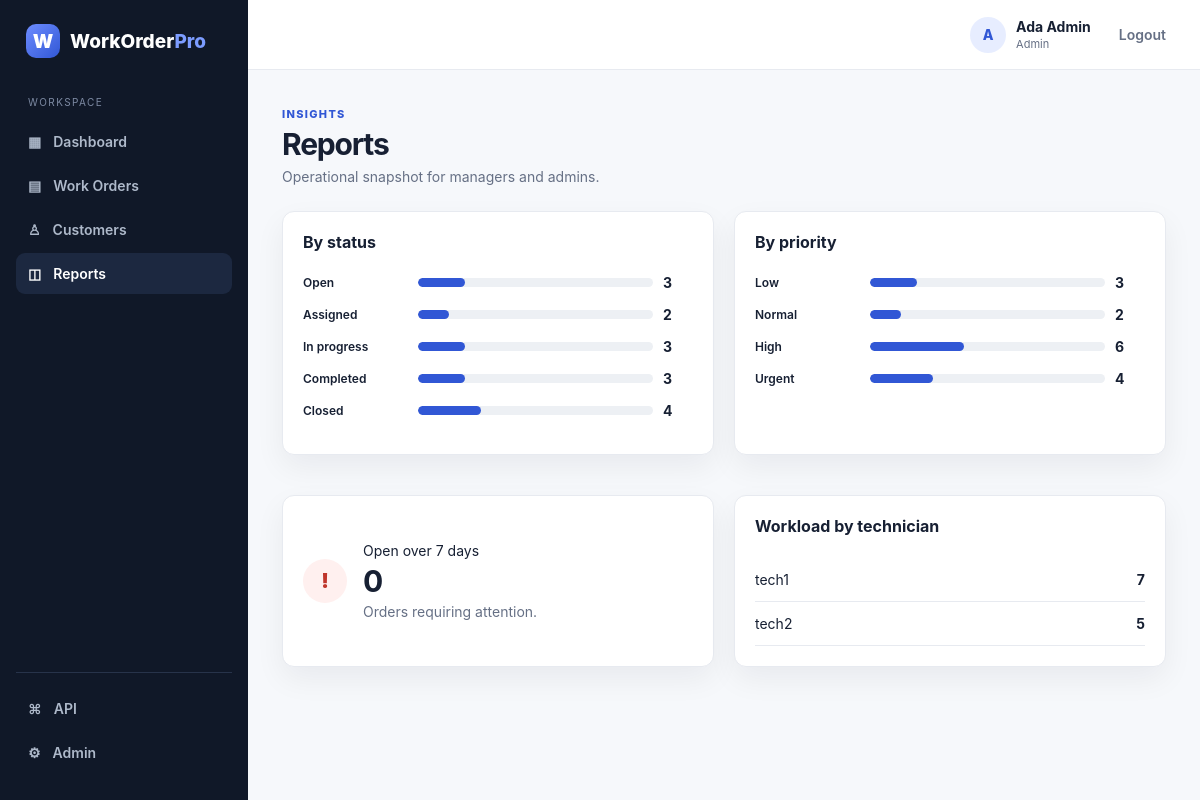
The app's page /app/reports/ (signed in) with its own data.
### service/models.py (models this page shows, shortened)
class WorkOrder(models.Model):
    class Priority(models.TextChoices):
        LOW = ("LOW", "Low")
        NORMAL = ("NORMAL", "Normal")
        HIGH = ("HIGH", "High")
        URGENT = ("URGENT", "Urgent")
    class Status(models.TextChoices):
        OPEN = ("OPEN", "Open")
        ASSIGNED = ("ASSIGNED", "Assigned")
        IN_PROGRESS = ("IN_PROGRESS", "In progress")
        COMPLETED = ("COMPLETED", "Completed")
        CLOSED = ("CLOSED", "Closed")
    title = models.CharField(max_length=180)
    description = models.TextField()
    customer = models.ForeignKey(
        settings.AUTH_USER_MODEL,
        on_delete=models.PROTECT,
        related_name="service_requests",
    )
    technician = models.ForeignKey(
        settings.AUTH_USER_MODEL,
        on_delete=models.PROTECT,
        null=True,
        blank=True,
        related_name="assigned_work_orders",
    )
    priority = models.CharField(max_length=8, choices=Priority.choices)
    status = models.CharField(max_length=12, choices=Status.choices, default=Status.OPEN)
    location = models.CharField(max_length=240, blank=True)
    created_at = models.DateTimeField(auto_now_add=True)
    updated_at = models.DateTimeField(auto_now=True)
    completed_at = models.DateTimeField(null=True, blank=True)
    closed_at = models.DateTimeField(null=True, blank=True)
    class Meta:
        ordering = ["-created_at"]
        indexes = [
            models.Index(fields=["status", "priority"]),
            models.Index(fields=["customer", "created_at"]),
            models.Index(fields=["technician", "status"]),
        ]

### service/ui_views.py (the view)
# urls.py: path("reports/", ui_views.reports, name="reports"),
@login_required
def reports(request):
    if not is_manager(request.user):
        return HttpResponseForbidden("Reports are restricted to managers and admins.")
    qs = WorkOrder.objects.all()
    by_status = [(label, qs.filter(status=value).count()) for value, label in WorkOrder.Status.choices]
    by_priority = [(label, qs.filter(priority=value).count()) for value, label in WorkOrder.Priority.choices]
    overdue = qs.filter(status__in=["OPEN", "ASSIGNED", "IN_PROGRESS"], created_at__lt=timezone.now() - timedelta(days=7)).count()
    by_tech = list(qs.filter(technician__isnull=False).values("technician__username").annotate(total=Count("id")).order_by("technician__username"))
    return render(request, "service/reports.html", ui_context(request.user, by_status=by_status, by_priority=by_priority, overdue=overdue, by_tech=by_tech, total_orders=qs.count()))

### service/permissions.py (called while the page is built)
def role(user):
    if not user.is_authenticated:
        return None
    if user.is_superuser:
        return Profile.Role.ADMIN
    try:
        return user.profile.role
    except Profile.DoesNotExist:
        return Profile.Role.CUSTOMER

def is_manager(user):
    return role(user) in (Profile.Role.ADMIN, Profile.Role.MANAGER)

### service/ui_views.py (called while the page is built)
def role_label(user):
    return "Admin" if user.is_superuser else (getattr(getattr(user, "profile", None), "get_role_display", lambda: "Customer")())

def ui_context(user, **extra):
    return {"current_role": role_label(user), "current_user": user, **extra}

### service/templates/service/reports.html
{% extends 'service/base.html' %}{% block title %}Reports · WorkOrder Pro{% endblock %}
{% block content %}<div class="page-head"><div><span class="eyebrow">Insights</span><h1>Reports</h1><p class="muted">Operational snapshot for managers and admins.</p></div></div><div class="report-grid"><section class="panel"><div class="panel-head"><div><h2>By status</h2></div></div>{% for label,count in by_status %}<div class="bar-row"><span>{{ label }}</span><div class="bar"><i style="width:{% widthratio count total_orders|default:1 100 %}%"></i></div><b>{{ count }}</b></div>{% endfor %}</section><section class="panel"><div class="panel-head"><div><h2>By priority</h2></div></div>{% for label,count in by_priority %}<div class="bar-row"><span>{{ label }}</span><div class="bar"><i style="width:{% widthratio count total_orders|default:1 100 %}%"></i></div><b>{{ count }}</b></div>{% endfor %}</section><section class="panel alert-panel"><span class="metric-icon">!</span><div><span>Open over 7 days</span><strong>{{ overdue }}</strong><p>Orders requiring attention.</p></div></section><section class="panel"><div class="panel-head"><div><h2>Workload by technician</h2></div></div><div class="mini-list">{% for t in by_tech %}<div><span>{{ t.technician__username }}</span><strong>{{ t.total }}</strong></div>{% empty %}<p class="empty">No assigned work yet.</p>{% endfor %}</div></section></div>{% endblock %}

### service/templates/service/base.html (shortened to what this page needs)
{% load static %}
<!doctype html>
<html lang="en">
<head>
  <link rel="stylesheet" href="{% static 'service/app.css' %}">
</head>
<body>
{% if current_user.is_authenticated %}
<div class="app-shell">
  <aside class="sidebar">
    <a class="brand" href="{% url 'ui:dashboard' %}"><span class="brand-mark">W</span><span>WorkOrder<span class="brand-accent">Pro</span></span></a>
    <div class="side-label">Workspace</div>
    <nav>
      <a class="nav-link {% if request.resolver_match.url_name == 'dashboard' %}active{% endif %}" href="{% url 'ui:dashboard' %}">▦ <span>Dashboard</span></a>
      <a class="nav-link {% if 'work-order' in request.resolver_match.url_name %}active{% endif %}" href="{% url 'ui:work-orders' %}">▤ <span>Work Orders</span></a>
      {% if current_role == 'Admin' or current_role == 'Manager' %}
      <a class="nav-link {% if request.resolver_match.url_name == 'customers' %}active{% endif %}" href="{% url 'ui:customers' %}">♙ <span>Customers</span></a>
      <a class="nav-link {% if request.resolver_match.url_name == 'reports' %}active{% endif %}" href="{% url 'ui:reports' %}">◫ <span>Reports</span></a>
      {% endif %}
    </nav>
    <div class="sidebar-bottom">
      <a class="nav-link" href="/api/">⌘ <span>API</span></a>
      <a class="nav-link" href="/admin/">⚙ <span>Admin</span></a>
    </div>
  </aside>
  <main class="main-content">
    <header class="topbar">
      <div class="topbar-right"><div class="avatar">{{ current_user.username|first|upper }}</div><div><strong>{{ current_user.get_full_name|default:current_user.username }}</strong><small>{{ current_role }}</small></div><a class="logout" href="{% url 'ui:logout' %}">Logout</a></div>
    </header>
    <section class="page">{% block content %}{% endblock %}</section>
  </main>
</div>
{% else %}{% block auth_content %}{% endblock %}{% endif %}
</body>
</html>

### service/static/service/app.css (style rules this page uses)
:root { --ink:#172033;--muted:#667085;--line:#e7eaf0;--bg:#f6f8fb;--card:#fff;--primary:#3157d5;--primary-dark:#2345b5;--green:#14804a;--orange:#b65b08;--red:#c0362c;--purple:#6941c6;--shadow:0 12px 30px rgba(17,24,39,.06) }
* { box-sizing:border-box }
body { margin:0;font-family:Inter,ui-sans-serif,system-ui,-apple-system,BlinkMacSystemFont,"Segoe UI",sans-serif;background:var(--bg);color:var(--ink);font-size:14px }
a { text-decoration:none;color:inherit }
.app-shell { min-height:100vh;display:flex }
.sidebar { width:248px;background:#101828;color:#cbd5e1;padding:24px 16px;display:flex;flex-direction:column;position:fixed;inset:0 auto 0 0 }
.brand,.login-brand { display:flex;align-items:center;gap:10px;font-size:19px;font-weight:800;color:#fff;padding:0 10px 28px }
.brand-mark { width:34px;height:34px;border-radius:10px;background:linear-gradient(135deg,#6d8cff,#3157d5);display:grid;place-items:center;color:#fff;font-weight:900 }
.brand-accent { color:#7c9cff }
.side-label { font-size:10px;text-transform:uppercase;letter-spacing:.14em;color:#7d8aa3;padding:10px 12px }
.nav-link { display:flex;gap:12px;align-items:center;padding:12px;border-radius:9px;color:#aeb9ca;margin:3px 0;font-weight:600 }
.nav-link:hover,.nav-link.active { background:#1c2840;color:#fff }
.sidebar-bottom { margin-top:auto;border-top:1px solid #27334a;padding-top:12px }
.main-content { margin-left:248px;width:calc(100% - 248px) }
.topbar { height:70px;background:#fff;border-bottom:1px solid var(--line);display:flex;align-items:center;justify-content:flex-end;padding:0 34px }
.topbar-right { display:flex;align-items:center;gap:10px }
.topbar-right small { display:block;color:var(--muted);font-size:11px;margin-top:2px }
.avatar { width:36px;height:36px;border-radius:50%;display:grid;place-items:center;background:#e7edff;color:var(--primary);font-weight:800 }
.logout { margin-left:18px;color:var(--muted);font-weight:600 }
.page { padding:34px;max-width:1450px;margin:auto }
.page-head { display:flex;justify-content:space-between;gap:24px;align-items:flex-end;margin-bottom:26px }
.eyebrow { color:var(--primary);font-weight:800;text-transform:uppercase;letter-spacing:.12em;font-size:11px }
.page-head h1 { margin:5px 0 6px;font-size:30px;letter-spacing:-.04em }
.muted { color:var(--muted);margin:0 }
.stat-card,.panel { background:var(--card);border:1px solid var(--line);border-radius:12px;box-shadow:var(--shadow) }
.panel { padding:20px;margin-bottom:20px }
.panel-head { display:flex;align-items:center;justify-content:space-between;margin-bottom:18px }
.panel h2 { font-size:16px;margin:0 0 4px }
.report-grid { display:grid;grid-template-columns:1fr 1fr;gap:20px }
.bar-row { display:grid;grid-template-columns:105px 1fr 30px;align-items:center;gap:10px;margin:15px 0 }
.bar-row>span { font-size:12px;font-weight:600 }
.bar { height:9px;background:#edf0f4;border-radius:999px;overflow:hidden }
.bar i { display:block;height:100%;background:var(--primary);border-radius:999px }
.alert-panel { display:flex;align-items:center;gap:16px }
.metric-icon { width:44px;height:44px;border-radius:50%;display:grid;place-items:center;background:#fff0ef;color:var(--red);font-weight:900;font-size:20px }
.alert-panel strong { display:block;font-size:30px;margin:4px 0 }
.alert-panel p { margin:0;color:var(--muted) }
.mini-list>div { display:flex;justify-content:space-between;padding:13px 0;border-bottom:1px solid var(--line) }

### records on screen
WorkOrder: status "Assigned", id "2"
WorkOrder: priority "Low", technician "3"
WorkOrder: priority "Urgent", technician "4"

### other values on screen
{{ current_user.username|first|upper }} "A"
{{ current_user.get_full_name|default:current_user.username }} "Ada Admin"
{{ current_role }} "Admin"
{{ label }} "Open" "In progress" "Completed" "Closed"
{{ count }} "3" "3" "3" "4"
{{ label }} "Normal" "High"
{{ count }} "2" "6"
{{ overdue }} "0"
{{ t.technician__username }} "tech1" "tech2"
{{ t.total }} "7" "5"
